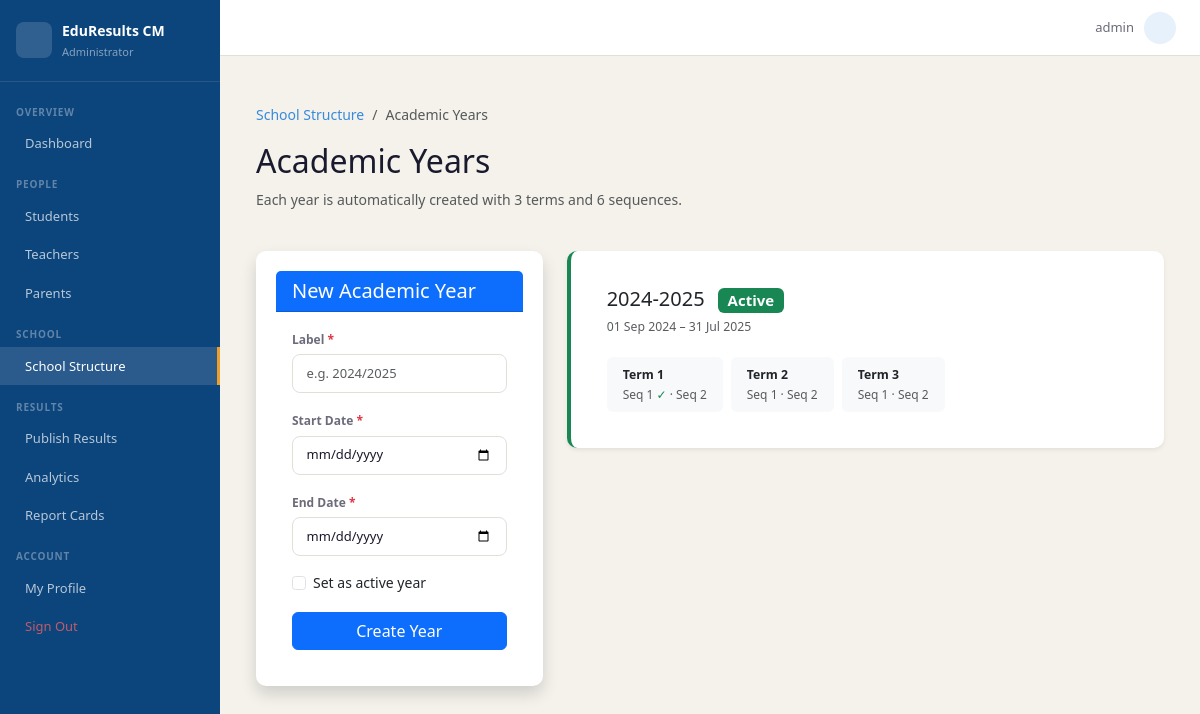
Screenshot of /school/academic-years/ (signed in) with the database file from the repository.
### accounts/models.py (models this page shows, shortened)
class User(AbstractUser):
    ROLE_CHOICES = [
        ('admin',   'Administrator'),
        ('teacher', 'Teacher'),
        ('student', 'Student'),
        ('parent',  'Parent'),
    ]
    role = models.CharField(max_length=10, choices=ROLE_CHOICES, default='student')
    def is_admin(self):   return self.role == 'admin'

### school/models.py (models this page shows, shortened)
class AcademicYear(models.Model):
    label      = models.CharField(max_length=20)        # e.g. "2024-2025"
    start_date = models.DateField()
    end_date   = models.DateField()
    is_active  = models.BooleanField(default=False)
    class Meta:
        ordering = ['-start_date']

class Term(models.Model):
    TERM_CHOICES = [('1', 'Term 1'), ('2', 'Term 2'), ('3', 'Term 3')]
    academic_year = models.ForeignKey(AcademicYear, on_delete=models.CASCADE,
                                      related_name='terms')
    name          = models.CharField(max_length=1, choices=TERM_CHOICES)
    class Meta:
        ordering = ['academic_year', 'name']
        unique_together = ['academic_year', 'name']

class Sequence(models.Model):
    SEQ_CHOICES = [('1', 'Sequence 1'), ('2', 'Sequence 2')]
    term         = models.ForeignKey(Term, on_delete=models.CASCADE,
                                     related_name='sequences')
    name         = models.CharField(max_length=1, choices=SEQ_CHOICES)
    is_published = models.BooleanField(default=False)
    class Meta:
        ordering = ['term', 'name']
        unique_together = ['term', 'name']

### school/views.py (the view, shortened to what this page needs)
# urls.py: path('academic-years/', views.manage_academic_years, name='academic_years'),
@login_required
@role_required('admin')
def manage_academic_years(request):
    years = AcademicYear.objects.prefetch_related('terms__sequences').all()
    return render(request, 'school/academic_years.html', {
        'years': years,
    })

### templates/school/academic_years.html (shortened to what this page needs)
{% extends 'base.html' %}
{% block nav_structure %}active{% endblock %}
{% block content %}
<div class="container mt-4">
    <div class="row mb-4 align-items-center">
        <div class="col">
            <nav aria-label="breadcrumb">
                <ol class="breadcrumb">
                    <li class="breadcrumb-item"><a href="{% url 'school:structure' %}">School Structure</a></li>
                    <li class="breadcrumb-item active">Academic Years</li>
                </ol>
            </nav>
            <h2>Academic Years</h2>
            <p class="text-muted">Each year is automatically created with 3 terms and 6 sequences.</p>
        </div>
    </div>
    <div class="row g-4">
        <div class="col-md-4">
            <div class="card shadow border-0">
                <div class="card-header bg-primary text-white">
                    <h5 class="mb-0"> New Academic Year</h5>
                </div>
                <div class="card-body">
                    <form method="post">
                        <div class="mb-3">
                            <label class="form-label fw-bold">Label <span class="text-danger">*</span></label>
                            <input type="text" name="label" class="form-control" placeholder="e.g. 2024/2025" required>
                        </div>
                        <div class="mb-3">
                            <label class="form-label fw-bold">Start Date <span class="text-danger">*</span></label>
                            <input type="date" name="start_date" class="form-control" required>
                        </div>
                        <div class="mb-3">
                            <label class="form-label fw-bold">End Date <span class="text-danger">*</span></label>
                            <input type="date" name="end_date" class="form-control" required>
                        </div>
                        <div class="mb-3 form-check">
                            <input type="checkbox" name="is_active" class="form-check-input" id="isActive">
                            <label class="form-check-label" for="isActive">Set as active year</label>
                        </div>
                        <button type="submit" class="btn btn-primary w-100">
                             Create Year
                        </button>
                    </form>
                </div>
            </div>
        </div>
        <div class="col-md-8">
            {% for ay in years %}
            <div class="card shadow-sm border-0 mb-3 {% if ay.is_active %}border-start border-success border-4{% endif %}">
                <div class="card-body">
                    <div class="d-flex justify-content-between align-items-start">
                        <div>
                            <h5 class="mb-1">
                                {{ ay.label }}
                                {% if ay.is_active %}
                                <span class="badge bg-success ms-2">Active</span>
                                {% endif %}
                            </h5>
                            <p class="text-muted small mb-2">
                                {{ ay.start_date|date:"d M Y" }} – {{ ay.end_date|date:"d M Y" }}
                            </p>
                        </div>
                    </div>
                    <div class="row g-2 mt-1">
                        {% for term in ay.terms.all %}
                        <div class="col-auto">
                            <div class="bg-light rounded px-3 py-2">
                                <div class="fw-bold small">Term {{ term.name }}</div>
                                <div class="text-muted" style="font-size:.75rem;">
                                    {% for seq in term.sequences.all %}
                                    Seq {{ seq.name }}{% if seq.is_published %} <span class="text-success">✓</span>{% endif %}{% if not forloop.last %} · {% endif %}
                                    {% endfor %}
                                </div>
                            </div>
                        </div>
                        {% endfor %}
                    </div>
                </div>
            </div>
            {% empty %}
            <div class="text-center py-5 text-muted">
                <i class="ti ti-calendar-off fs-1 d-block mb-2"></i>
                No academic years yet. Create one to get started.
            </div>
            {% endfor %}
        </div>
    </div>
</div>
{% endblock %}

### templates/base.html (shortened to what this page needs)
{% load static %}
<!DOCTYPE html>
<html lang="en">
<head>
  <link href="https://cdn.jsdelivr.net/npm/bootstrap@5.3.3/dist/css/bootstrap.min.css" rel="stylesheet">
  <link href="https://cdn.jsdelivr.net/npm/@tabler/icons-webfont@3.19.0/tabler-icons.min.css" rel="stylesheet">
  <link href="{% static 'css/main.css' %}" rel="stylesheet">
</head>
<body>
{% if user.is_authenticated %}
<div class="app-layout">
  <aside class="sidebar" id="sidebar">
    <div class="sidebar-logo">
      <div class="sidebar-logo-icon"></div>
      <div>
        <div class="sidebar-app-name">EduResults CM</div>
        <div class="sidebar-role">
          {% if user.is_admin %}Administrator
          {% elif user.is_teacher %}Teacher Portal
          {% elif user.is_student %}Student Portal
          {% elif user.is_parent %}Parent Portal
          {% endif %}
        </div>
      </div>
    </div>
    <nav class="sidebar-nav">
      {% if user.is_admin %}
      <div class="nav-section">Overview</div>
      <a href="{% url 'accounts:dashboard' %}" class="nav-item {% block nav_dashboard %}{% endblock %}">
         Dashboard
      </a>
      <div class="nav-section">People</div>
      <a href="{% url 'accounts:manage_students' %}" class="nav-item {% block nav_students %}{% endblock %}">
         Students
      </a>
      <a href="{% url 'accounts:manage_teachers' %}" class="nav-item {% block nav_teachers %}{% endblock %}">
         Teachers
      </a>
      <a href="{% url 'accounts:manage_parents' %}" class="nav-item {% block nav_parents %}{% endblock %}">
         Parents
      </a>
      <div class="nav-section">School</div>
      <a href="{% url 'school:structure' %}" class="nav-item {% block nav_structure %}{% endblock %}">
         School Structure
      </a>
      <div class="nav-section">Results</div>
      <a href="{% url 'school:publish_sequence' %}" class="nav-item {% block nav_marks %}{% endblock %}">
         Publish Results
      </a>
      <a href="{% url 'reports:analytics' %}" class="nav-item {% block nav_analytics %}{% endblock %}">
         Analytics
      </a>
      <a href="{% url 'reports:admin_hub' %}" class="nav-item {% block nav_reports %}{% endblock %}">
         Report Cards
      </a>
      {% endif %}
      <div class="nav-section">Account</div>
      <a href="{% url 'accounts:password_change' %}" class="nav-item {% block nav_profile %}{% endblock %}">
         My Profile
      </a>
      <a href="{% url 'accounts:logout' %}" class="nav-item nav-item-danger">
         Sign Out
      </a>
    </nav>
  </aside>
  <div class="main-wrapper">
    <header class="topbar">
      <div class="topbar-user">
        <span class="topbar-name">{{ user.get_full_name|default:user.username }}</span>
        <div class="topbar-avatar">{{ user.first_name|first|upper }}{{ user.last_name|first|upper }}</div>
      </div>
    </header>
    <main class="main-content">
      {% block content %}{% endblock %}
    </main>
  </div>
</div>
{% else %}
  {% block auth_content %}{% endblock %}
{% endif %}
</body>
</html>

### static/css/main.css (style rules this page uses)
:root { --navy: #0C447C; --navy-mid: #378ADD; --navy-light: #E6F1FB; --amber: #BA7517; --amber-mid: #EF9F27; --amber-light:#FAEEDA; --teal: #0F6E56; --teal-light: #E1F5EE; --red: #A32D2D; --red-light: #FCEBEB; --surface: #F4F2EB; --border: #E2DFD6; --text: #1A1A2E; --text-muted: #6B6B7A; --white: #FFFFFF; --sidebar-w: 220px; }
*, *::before, *::after { box-sizing: border-box; margin: 0; padding: 0; }
body { font-family: 'Segoe UI', Arial, sans-serif; background: var(--surface); color: var(--text); font-size: 14px; line-height: 1.6; }
a { color: var(--navy-mid); text-decoration: none; }
.app-layout { display: flex; min-height: 100vh; }
.sidebar { width: var(--sidebar-w); background: var(--navy); display: flex; flex-direction: column; flex-shrink: 0; position: fixed; top: 0; left: 0; height: 100vh; overflow-y: auto; z-index: 100; transition: transform .25s ease; }
.sidebar-logo { display: flex; align-items: center; gap: 10px; padding: 1.25rem 1rem; border-bottom: 1px solid rgba(255,255,255,.1); }
.sidebar-logo-icon { width: 36px; height: 36px; background: rgba(255,255,255,.15); border-radius: 8px; display: flex; align-items: center; justify-content: center; font-size: 18px; color: #fff; flex-shrink: 0; }
.sidebar-app-name { font-size: 14px; font-weight: 600; color: #fff; }
.sidebar-role { font-size: 11px; color: rgba(255,255,255,.5); margin-top: 1px; }
.sidebar-nav { padding: .5rem 0 1rem; flex: 1; }
.nav-section { font-size: 10px; font-weight: 600; color: rgba(255,255,255,.35); text-transform: uppercase; letter-spacing: .08em; padding: .85rem 1rem .3rem; }
.nav-item { display: flex; align-items: center; gap: 9px; padding: .55rem 1rem; font-size: 13px; color: rgba(255,255,255,.7); transition: all .15s; border-right: 3px solid transparent; }
.nav-item.active { background: rgba(255,255,255,.12); color: #fff; border-right-color: var(--amber-mid); }
.nav-item-danger { color: rgba(255,100,100,.75) !important; }
.main-wrapper { margin-left: var(--sidebar-w); flex: 1; display: flex; flex-direction: column; min-height: 100vh; }
.topbar { height: 56px; background: var(--white); border-bottom: 1px solid var(--border); display: flex; align-items: center; padding: 0 1.5rem; gap: 1rem; position: sticky; top: 0; z-index: 50; }
.topbar-user { display: flex; align-items: center; gap: 10px; }
.topbar-name { font-size: 13px; color: var(--text-muted); }
.topbar-avatar { width: 32px; height: 32px; background: var(--navy-light); color: var(--navy); border-radius: 50%; display: flex; align-items: center; justify-content: center; font-size: 12px; font-weight: 700; }
.main-content { padding: 1.5rem; flex: 1; }
.card { background: var(--white); border: 1px solid var(--border); border-radius: 10px; padding: 1.25rem; margin-bottom: 1rem; }
.form-label { font-size: 12px; font-weight: 600; color: var(--text-muted); margin-bottom: 5px; }
.form-control, .form-select { background: var(--white); border: 1px solid var(--border); color: var(--text); border-radius: 8px; font-size: 13px; padding: .55rem .85rem; }

### rows the page displays
User: get_full_name "admin"
AcademicYear: label "2024-2025", is_active "Active", start_date "01 Sep 2024", end_date "31 Jul 2025"
Term: name "1"
Sequence: name "1"
Sequence: name "2"
Term: name "2"
Sequence: name "1"
Sequence: name "2"
Term: name "3"
Sequence: name "1"
Sequence: name "2"
